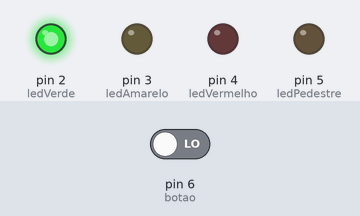
Simulated run of this sketch. Board: Arduino Uno, built with avr-gcc and run on an emulated ATmega328P. Shown: output pins drawn as LEDs (lit = HIGH). The test bench sets the inputs (shaded band); at power-on: pin 6 (botao) LOW.

Above: at 1.2 s.
1.3 s: pin 6 (botao) driven HIGH
At 5.5 s:
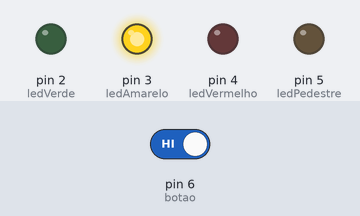
At 14.0 s:
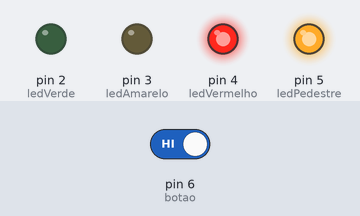
Timing chart, 0 to 19.5 s (numbered marks = the images above; inputs shaded):
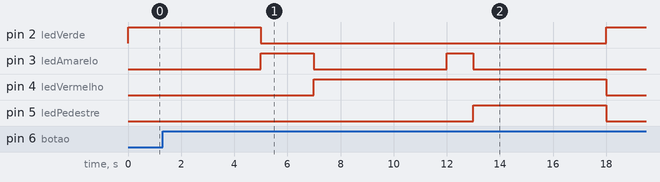

Measured:
- after the input at 1.3 s, pin 5 (ledPedestre): LOW → HIGH after 11.7 s, → LOW 5.0 s later

The sketch:

4.ino
```cpp
// Pinos dos LEDs
const int ledVerde = 2;
const int ledAmarelo = 3;
const int ledVermelho = 4;
const int ledPedestre = 5; // LED branco

// Pino do botão
const int botao = 6;

void setup() {
  pinMode(ledVerde, OUTPUT);
  pinMode(ledAmarelo, OUTPUT);
  pinMode(ledVermelho, OUTPUT);
  pinMode(ledPedestre, OUTPUT);
  pinMode(botao, INPUT); // Com resistor pull-down de 10kΩ
}

void loop() {
  if (digitalRead(botao) == HIGH) {
    // Acionado o botão — interrompe para pedestre
    digitalWrite(ledVerde, LOW);
    digitalWrite(ledAmarelo, HIGH);
    delay(1000);
    digitalWrite(ledAmarelo, LOW);
    digitalWrite(ledVermelho, HIGH);
    digitalWrite(ledPedestre, HIGH); // Pedestre pode passar
    delay(5000);
    digitalWrite(ledPedestre, LOW);
  }

  // Ciclo normal do semáforo
  digitalWrite(ledVermelho, LOW);
  digitalWrite(ledVerde, HIGH);
  delay(5000);
  digitalWrite(ledVerde, LOW);
  digitalWrite(ledAmarelo, HIGH);
  delay(2000);
  digitalWrite(ledAmarelo, LOW);
  digitalWrite(ledVermelho, HIGH);
  delay(5000);
}
```
